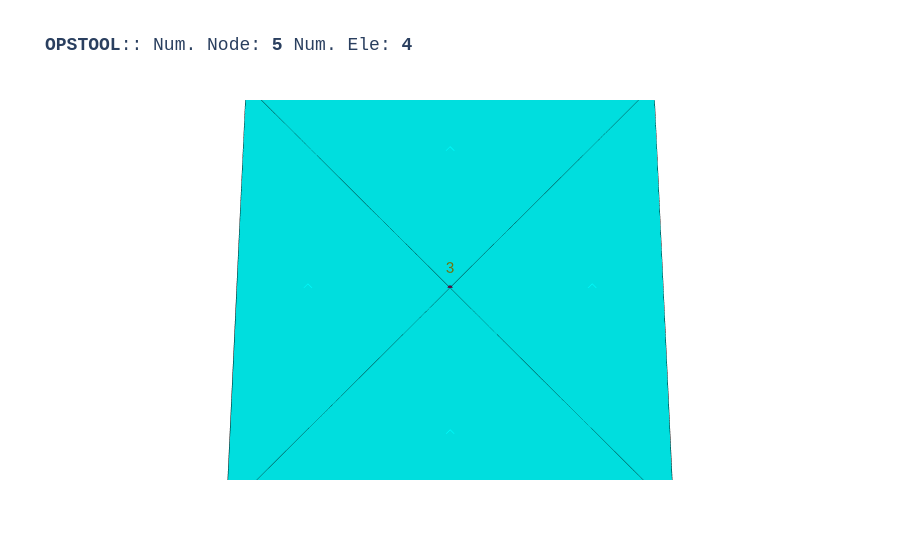

The cell this chart's notebook holds for it:
### Code cell
opst.vis.plotly.plot_model(show_node_numbering=True, show_ele_numbering=False, show_nodal_loads = True)

### Figure 1 — Plotly figure (JSON) as saved in the notebook; plotly's stock layout.template omitted (floating-point values rounded to 4 significant figures)
{"data": [{"color": "#00FFFF", "hoverinfo": "skip", "i": [0, 3, 6, 9], "j": [1, 4, 7, 10], "k": [2, 5, 8, 11], "name": "Tri31", "opacity": 1, "type": "mesh3d", "x": [0.0, 1.0, 0.5, 1.0, 1.0, 0.5, 0.5, 1.0, 0.0, 0.0, 0.5, 0.0], "y": [0.0, 0.0, 0.5, 0.0, 1.0, 0.5, 0.5, 1.0, 1.0, 0.0, 0.5, 1.0], "z": [0.0, 0.0, 0.0, 0.0, 0.0, 0.0, 0.0, 0.0, 0.0, 0.0, 0.0, 0.0]}, {"connectgaps": false, "hoverinfo": "skip", "line": {"color": "black", "width": 1}, "mode": "lines", "name": "Edge", "type": "scatter3d", "x": [0.0, 1.0, 0.5, 0.0, NaN, 1.0, 1.0, 0.5, 1.0, NaN, 0.5, 1.0, 0.0, 0.5, NaN, 0.0, 0.5, 0.0, 0.0, NaN], "y": [0.0, 0.0, 0.5, 0.0, NaN, 0.0, 1.0, 0.5, 0.0, NaN, 0.5, 1.0, 1.0, 0.5, NaN, 0.0, 0.5, 1.0, 0.0, NaN], "z": [0.0, 0.0, 0.0, 0.0, NaN, 0.0, 0.0, 0.0, 0.0, NaN, 0.0, 0.0, 0.0, 0.0, NaN, 0.0, 0.0, 0.0, 0.0, NaN]}, {"customdata": ["eleTag: 1<br>connectedNodes:<br> [1 2 3]", "eleTag: 2<br>connectedNodes:<br> [2 4 3]", "eleTag: 3<br>connectedNodes:<br> [3 4 5]", "eleTag: 4<br>connectedNodes:<br> [1 3 5]"], "hovertemplate": "%{customdata}", "marker": {"color": "#00FFFF", "size": 3, "symbol": "diamond-open"}, "mode": "markers", "name": "Tri31", "type": "scatter3d", "x": [0.5, 0.8333, 0.5, 0.1667], "y": [0.1667, 0.5, 0.8333, 0.5], "z": [0.0, 0.0, 0.0, 0.0]}, {"customdata": ["1", "2", "3", "4", "5"], "hovertemplate": "x: %{x}<br>y: %{y}<br>z: %{z} <br>nodeTag: %{customdata}", "marker": {"color": "#580f41", "size": 3, "symbol": "circle"}, "mode": "markers", "name": "Nodes", "type": "scatter3d", "x": [0.0, 1.0, 0.5, 1.0, 0.0], "y": [0.0, 0.0, 0.5, 1.0, 1.0], "z": [0.0, 0.0, 0.0, 0.0, 0.0]}, {"mode": "text", "name": "Node Tag", "text": ["1", "2", "3", "4", "5"], "textfont": {"color": "#6e750e", "size": 15}, "type": "scatter3d", "x": [0.0, 1.0, 0.5, 1.0, 0.0], "y": [0.0, 0.0, 0.5, 1.0, 1.0], "z": [0.0, 0.0, 0.0, 0.0, 0.0]}, {"connectgaps": false, "hoverinfo": "skip", "line": {"color": "#15b01a", "width": 1}, "mode": "lines", "name": "BC", "type": "scatter3d", "x": [-0.005, 0.005, 0.0, -0.005, NaN, 0.995, 1.005, 1.0, 0.995, NaN], "y": [-0.01, -0.01, 0.0, -0.01, NaN, -0.01, -0.01, 0.0, -0.01, NaN], "z": [0.0, 0.0, 0.0, 0.0, NaN, 0.0, 0.0, 0.0, 0.0, NaN]}, {"connectgaps": false, "hoverinfo": "skip", "line": {"color": "#FF1493", "width": 2.5}, "mode": "lines", "name": "mp constraint", "type": "scatter3d", "x": [1.0, 0.0, NaN], "y": [1.0, 1.0, NaN], "z": [0.0, 0.0, NaN]}], "layout": {"autosize": true, "font": {"family": "Arial, sans-serif"}, "scene": {"aspectmode": "data", "camera": {"eye": {"x": 0, "y": -0.1, "z": 1}}, "dragmode": "pan", "xaxis": {"showbackground": false}, "yaxis": {"showbackground": false}, "zaxis": {"showbackground": true, "showgrid": true, "showticklabels": false, "ticks": "", "title": {"text": ""}, "visible": true}}, "showlegend": false, "title": {"font": {"family": "courier", "size": 18}, "text": "<b>OPSTOOL</b>:: Num. Node: <b>5</b> Num. Ele: <b>4</b>"}}}
